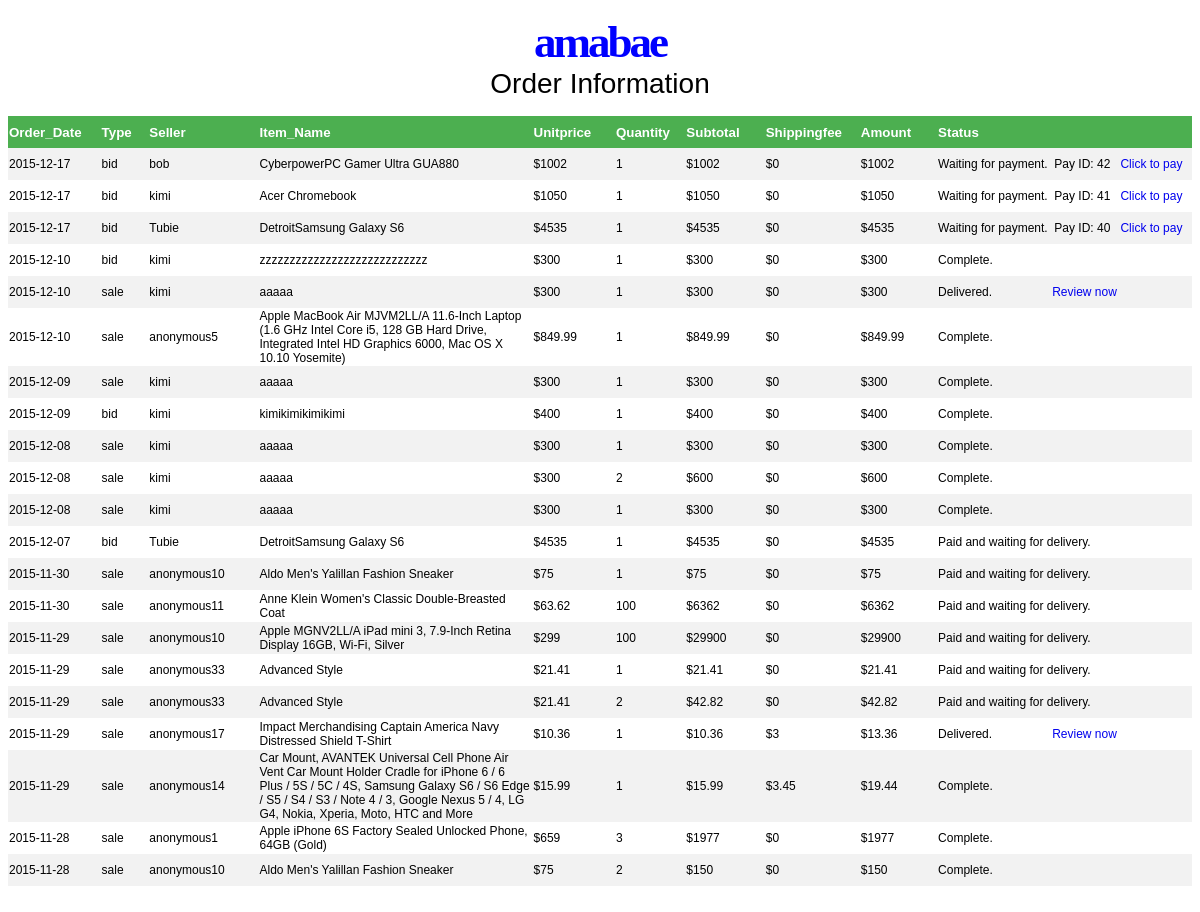
/myorder.php (signed in), run on the app's committed database.
### tables this page shows
CREATE TABLE Orders (OrderID      INTEGER UNSIGNED AUTO_INCREMENT,
                     ItemID       INTEGER UNSIGNED NOT NULL,
                     source       INTEGER UNSIGNED NOT NULL,
                     category     INTEGER UNSIGNED NOT NULL,
                     quantity     INTEGER UNSIGNED NOT NULL, 
                     buyer        INTEGER UNSIGNED NOT NULL,
                     seller       INTEGER UNSIGNED NOT NULL DEFAULT 0,
                     supplier   INTEGER UNSIGNED NOT NULL DEFAULT 0,
                     order_time   DATETIME NOT NULL,
                     cardtype   VARCHAR(20) NOT NULL,
                     creditcard   VARCHAR(20) NOT NULL,
                     bidornot     INTEGER NOT NULL,
                     price    REAL NOT NULL,
                     amount    REAL NOT NULL,
                     shippingfee REAL NOT NULL,
                     status       INTEGER NOT NULL,
                     PRIMARY KEY (OrderID),
                     FOREIGN KEY (ItemID) REFERENCES Items(ItemID),
                     FOREIGN KEY (category) REFERENCES Categories(CategoryID));

CREATE TABLE Users( UserID      INTEGER UNSIGNED AUTO_INCREMENT,
                    username    VARCHAR(30) UNIQUE NOT NULL,
                    password    VARCHAR(20) NOT NULL,
                    email        VARCHAR(50) NOT NULL,
                    gender      VARCHAR(10),
                    age         INTEGER,
                    income      REAL DEFAULT 0,
                    rating          INTEGER NOT NULL DEFAULT 0,
                    status     INTEGER NOT NULL DEFAULT 0,
                    PRIMARY KEY (UserID));

CREATE TABLE Items (ItemID        INTEGER UNSIGNED AUTO_INCREMENT,
          category   INTEGER UNSIGNED NOT NULL,
                    item_name     TEXT NOT NULL,
                    description   TEXT NOT NULL,
                    quantity   INTEGER NOT NULL,
                    shippinginfo  VARCHAR(50)  NOT NULL,
                    shippingprice REAL   NOT NULL,
                    uploadtime    DATETIME,
                    location      VARCHAR(50)  NOT NULL,
                    picture    TEXT,
                    source    INTEGER NOT NULL,
                    PRIMARY KEY (ItemID),
                    FOREIGN KEY (Category) REFERENCES Categories(CategoryID));

CREATE TABLE Suppliers(SupplierID    INTEGER UNSIGNED AUTO_INCREMENT,
                       username      VARCHAR(30) UNIQUE NOT NULL,
                       password      VARCHAR(20) NOT NULL,
                       compname      VARCHAR(100) NOT NULL,
                       address       VARCHAR(200) NOT NULL,
                       pcontact      VARCHAR(30) NOT NULL,
                       phone         VARCHAR(20) NOT NULL,
                       rating        INTEGER NOT NULL DEFAULT 0,
                       status     INTEGER NOT NULL DEFAULT 0,
                       PRIMARY KEY (SupplierID));

### myorder.php (the view, shortened to what this page needs)
<!DOCTYPE html>
<html lang="en-US">
<head>
</head>
<body>
<p style="text-align:center">
<a style="color:blue;" class="pagename" href="index.php">amabae</a><br>
<span style="font-size:28px;">Order Information</span>
</p>
<?php
$userid = $_SESSION['uid'];
include "dbconnect2.php";
$sql = "select O.OrderID,O.order_time,O.bidornot,O.seller,O.supplier,I.item_name,O.price,O.quantity,O.amount,O.shippingfee,O.status from Orders O, Items I where O.buyer = '$userid' and O.ItemID = I.ItemID order by O.order_time DESC";
$query = mysqli_query($conn, $sql);
echo "<table>
<tr style = 'font-size:10pt;'>
<th style='width:130px'>Order_Date</th>
<th style='width:80px'>Type</th>
<th style='width:180px'>Seller</th>
<th style='width:500px'>Item_Name</th>
<th style='width:130px'>Unitprice</th>
<th style='width:100px'>Quantity</th>
<th style='width:130px'>Subtotal</th>
<th style='width:130px'>Shippingfee</th>
<th style='width:130px'>Amount</th>
<th style='width:630px'>Status</th>
</tr>";
while($row = mysqli_fetch_array($query))
{
$date = substr($row['order_time'], 0, 10);
$orderid = $row['OrderID'];
   echo "<tr>";
	if($row['bidornot'] == 0){
		$type = "sale";
		$unitprice = $row['price'];
		$subtotal = $row['amount'];
	}
	else{
		$type = "bid";
		$unitprice = $row['amount'];
		$subtotal = $row['amount'];
	}
	$theamount = $subtotal + $row['shippingfee'];
	$theseller = $row['seller'];
	$thesupplier = $row['supplier'];
	if($row['supplier'] == 0){
		$indquery = mysqli_query($conn, "select username from Users where UserID = '$theseller'");
		$indqueryrow = mysqli_fetch_array($indquery);
		$seller =  $indqueryrow[0];
	}
	else{
		$supquery = mysqli_query($conn, "select username from Suppliers where SupplierID = '$thesupplier'");
		$supqueryrow = mysqli_fetch_array($supquery);
		$seller =  $supqueryrow[0];
	}
   	echo "<td style='height:30px'>".$date."</td>";
   	echo "<td>".$type."</td>";
   	echo "<td>".$seller."</td>";
   	echo "<td>".$row['item_name']."</td>";
   	echo "<td>$".$unitprice."</td>";
   	echo "<td>".$row['quantity']."</td>";
   	echo "<td>$".$subtotal."</td>";
   	echo "<td>$".$row['shippingfee']."</td>";
   	echo "<td>$".$theamount."</td>";
	switch($row['status']){
		case 0:
   			echo "<td>Waiting for payment.&nbsp&nbspPay ID:&nbsp".$orderid."&nbsp&nbsp&nbsp<a href='auctionitempay.php?PAYID=".$orderid."'
   			style='text-decoration:none;'>Click to pay</a></td>";
			break;
		case 1:
   			echo "<td>Paid and waiting for delivery.</td>";
			break;
		case 3:
   			echo "<td>Delivered.&nbsp&nbsp&nbsp&nbsp&nbsp&nbsp&nbsp&nbsp
								 &nbsp&nbsp&nbsp&nbsp&nbsp&nbsp&nbsp&nbsp
								<a href='rating.php?ORDERID=".$orderid."'>Review now</td>";
			break;
		case 4:
   			echo "<td>Complete.</td>";
			break;
	}
   	echo "</tr>";
}
echo "</table><br/>";
?>
</body>
</html>

### myorder.php (style rules this page uses)
body { font-family:Arial, Sans-serif; }
a { text-decoration:none; }
a.pagename { padding:3px; font-weight:bold; font-family:serif; letter-spacing:-3px; font-size:45px; color:#111; }
table { margin:auto; border-collapse:collapse; width:100%; font-size:12px; }
th { height:30px; text-align:left; color:white; background-color:#4caf50; }
tr:nth-child(even) { background-color:#f2f2f2; }

### data on the page
orders: order_time "2015-12-17", bidornot "bid", users.username "bob", ItemID.item_name "CyberpowerPC Gamer Ultra GUA880", amount "1002", quantity "1", shippingfee "0", OrderID "42"
orders: order_time "2015-12-17", bidornot "bid", users.username "kimi", ItemID.item_name "Acer Chromebook", amount "1050", quantity "1", shippingfee "0", OrderID "41"
orders: order_time "2015-12-17", bidornot "bid", users.username "Tubie", ItemID.item_name "DetroitSamsung Galaxy S6", amount "4535", quantity "1", shippingfee "0", OrderID "40"
orders: order_time "2015-12-10", bidornot "bid", users.username "kimi", ItemID.item_name "zzzzzzzzzzzzzzzzzzzzzzzzzzzz", amount "300", quantity "1", shippingfee "0", status "Complete."
orders: order_time "2015-12-10", bidornot "sale", users.username "kimi", ItemID.item_name "aaaaa", price "300", quantity "1", amount "300", shippingfee "0"
orders: order_time "2015-12-10", bidornot "sale", suppliers.username "anonymous5", ItemID.item_name "Apple MacBook Air MJVM2LL/A 11.6-Inch Laptop (1.6 GHz Intel Core i5, 128 GB Hard Drive, Integrated Intel HD Graphics 6000, Mac OS X 10.10 Yosemite)", price "849.99", quantity "1", amount "849.99", shippingfee "0", status "Complete."
orders: order_time "2015-12-09", bidornot "sale", users.username "kimi", ItemID.item_name "aaaaa", price "300", quantity "1", amount "300", shippingfee "0", status "Complete."
orders: order_time "2015-12-09", bidornot "bid", users.username "kimi", ItemID.item_name "kimikimikimikimi", amount "400", quantity "1", shippingfee "0", status "Complete."
orders: order_time "2015-12-08", bidornot "sale", users.username "kimi", ItemID.item_name "aaaaa", price "300", quantity "1", amount "300", shippingfee "0", status "Complete."
orders: order_time "2015-12-08", bidornot "sale", users.username "kimi", ItemID.item_name "aaaaa", price "300", quantity "2", amount "600", shippingfee "0", status "Complete."
orders: order_time "2015-12-08", bidornot "sale", users.username "kimi", ItemID.item_name "aaaaa", price "300", quantity "1", amount "300", shippingfee "0", status "Complete."
orders: order_time "2015-12-07", bidornot "bid", users.username "Tubie", ItemID.item_name "DetroitSamsung Galaxy S6", amount "4535", quantity "1", shippingfee "0", status "Paid and waiting for delivery."
orders: order_time "2015-11-30", bidornot "sale", suppliers.username "anonymous10", ItemID.item_name "Aldo Men's Yalillan Fashion Sneaker", price "75", quantity "1", amount "75", shippingfee "0", status "Paid and waiting for delivery."
orders: order_time "2015-11-30", bidornot "sale", suppliers.username "anonymous11", ItemID.item_name "Anne Klein Women's Classic Double-Breasted Coat", price "63.62", quantity "100", amount "6362", shippingfee "0", status "Paid and waiting for delivery."
orders: order_time "2015-11-29", bidornot "sale", suppliers.username "anonymous10", ItemID.item_name "Apple MGNV2LL/A iPad mini 3, 7.9-Inch Retina Display 16GB, Wi-Fi, Silver", price "299", quantity "100", amount "29900", shippingfee "0", status "Paid and waiting for delivery."
orders: order_time "2015-11-29", bidornot "sale", suppliers.username "anonymous33", ItemID.item_name "Advanced Style", price "21.41", quantity "1", amount "21.41", shippingfee "0", status "Paid and waiting for delivery."
orders: order_time "2015-11-29", bidornot "sale", suppliers.username "anonymous33", ItemID.item_name "Advanced Style", price "21.41", quantity "2", amount "42.82", shippingfee "0", status "Paid and waiting for delivery."
orders: order_time "2015-11-29", bidornot "sale", suppliers.username "anonymous17", ItemID.item_name "Impact Merchandising Captain America Navy Distressed Shield T-Shirt", price "10.36", quantity "1", amount "10.36", shippingfee "3", theamount "13.36"
orders: order_time "2015-11-29", bidornot "sale", suppliers.username "anonymous14", ItemID.item_name "Car Mount, AVANTEK Universal Cell Phone Air Vent Car Mount Holder Cradle for iPhone 6 / 6 Plus / 5S / 5C / 4S, Samsung Galaxy S6 / S6 Edge / S5 / S4 / S3 / Note 4 / 3, Google Nexus 5 / 4, LG G4, Nokia, Xperia, Moto, HTC and More", price "15.99", quantity "1", amount "15.99", shippingfee "3.45", theamount "19.44", status "Complete."
orders: order_time "2015-11-28", bidornot "sale", suppliers.username "anonymous1", ItemID.item_name "Apple iPhone 6S Factory Sealed Unlocked Phone, 64GB (Gold)", price "659", quantity "3", amount "1977", shippingfee "0", status "Complete."
orders: order_time "2015-11-28", bidornot "sale", suppliers.username "anonymous10", ItemID.item_name "Aldo Men's Yalillan Fashion Sneaker", price "75", quantity "2", amount "150", shippingfee "0", status "Complete."
